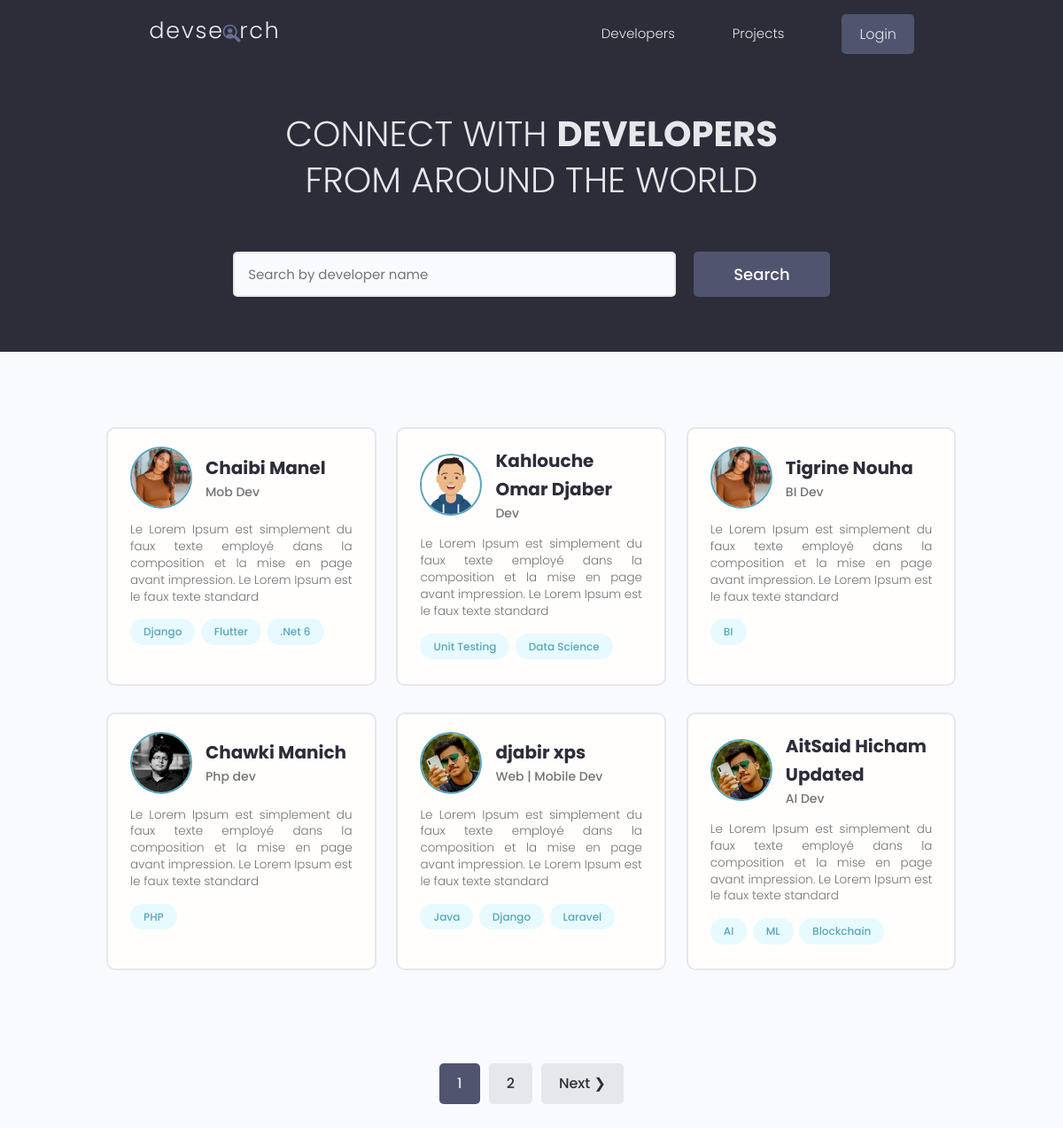
The page / on the database its author committed.
### users/models.py (models this page shows, shortened)
class Profile(models.Model):
    user = models.OneToOneField(
        User, on_delete=models.CASCADE, null=True, blank=True)
    name = models.CharField(max_length=200, blank=True, null=True)
    email = models.EmailField(max_length=500, blank=True, null=True)
    username = models.CharField(max_length=200, blank=True, null=True)
    location = models.CharField(max_length=200, blank=True, null=True)
    short_intro = models.CharField(max_length=200, blank=True, null=True)
    bio = models.TextField(blank=True, null=True)
    profile_image = models.ImageField(
        null=True, blank=True, upload_to='profiles/', default="profiles/user-default.png")
    social_github = models.CharField(max_length=200, blank=True, null=True)
    social_twitter = models.CharField(max_length=200, blank=True, null=True)
    social_linkedin = models.CharField(max_length=200, blank=True, null=True)
    social_youtube = models.CharField(max_length=200, blank=True, null=True)
    social_website = models.CharField(max_length=200, blank=True, null=True)
    created = models.DateTimeField(auto_now_add=True)
    id = models.UUIDField(default=uuid.uuid4, unique=True,
                          primary_key=True, editable=False)
    @property
    def imageURL(self):
        try:
            url = self.profile_image.url
        except:
            url = ''
        return url

class Skill(models.Model):
    owner = models.ForeignKey(
        Profile, on_delete=models.CASCADE, null=True, blank=True)
    name = models.CharField(max_length=200, blank=True, null=True)
    description = models.TextField(null=True, blank=True)
    created = models.DateTimeField(auto_now_add=True)
    id = models.UUIDField(default=uuid.uuid4, unique=True,
                          primary_key=True, editable=False)
    def __str__(self):
        return str(self.name)

### users/views.py (the view)
# urls.py: path('', views.profiles, name="profiles"),
def profiles(request):
    profiles,search_query = searchProfiles(request)
    custom_range,profiles = paginationProfiles(request,profiles,6)
    context = {
        'profiles': profiles,
        'search_query':search_query,
        'custom_range':custom_range
    }
    return render(request, 'users/profiles.html', context)

### users/utils.py (called while the page is built)
def searchProfiles(request):
    search_query = ''
    if request.GET.get('search_query'):
        search_query = request.GET.get('search_query')
    skills = Skill.objects.filter(name__icontains=search_query)
    profiles = Profile.objects.distinct().filter(
        Q(name__icontains = search_query) |
        Q(short_intro__icontains = search_query) |
        Q(skill__in = skills)
    )
    return profiles,search_query

def paginationProfiles(request,profiles,results):
    page = request.GET.get('page')
    paginator = Paginator(profiles,results)
    try:
        profiles = paginator.page(page)
    except PageNotAnInteger:
        page = 1
        profiles = paginator.page(page)
    except EmptyPage:
        page = paginator.num_pages
        profiles = paginator.page(page)
    leftIndex = (int(page) - 1)
    if leftIndex < 1:
        leftIndex = 1
    rightIndex = (int(page) + 2)
    if rightIndex > paginator.num_pages:
        rightIndex = paginator.num_pages + 1
    custom_range = range(leftIndex,rightIndex)
    return custom_range , profiles

### users/templates/users/profiles.html (shortened to what this page needs)
{% extends 'main.html' %}
{% block content %}
<main class="home">
    <section class="hero-section text-center">
        <div class="container container--narrow">
            <div class="hero-section__box">
                <h2>CONNECT WITH <span>DEVELOPERS</span></h2>
                <h2>FROM AROUND THE WORLD</h2>
            </div>
            <div class="hero-section__search">
                <form id="searchForm" class="form" action="{% url 'profiles' %}" method="get">
                  <div class="form__field">
                    <input class="input input--text" id="formInput#search" type="text" name="search_query"
                      value="{{search_query}}" placeholder="Search by developer name" />
                  </div>
                  <input class="btn btn--sub btn--lg" type="submit" value="Search" />
                </form>
              </div>
        </div>
    </section>
    <section class="devlist">
        <div class="container">
            <div class="grid grid--three">
                {% for profile in profiles %}
                <div class="column card">
                    <div class="dev">
                        <a href="{% url 'user-profile' profile.id %}" class="card__body">
                            <div class="dev__profile">
                                <img class="avatar avatar--md" src="{{ profile.imageURL }}" alt="image" />
                                <div class="dev__meta">
                                    <h3>{{profile.name}}</h3>
                                    <h5>{{profile.short_intro|slice:"60"}}</h5>
                                </div>
                            </div>
                            <p class="dev__info">{{profile.bio|slice:"150"}}</p>
                            <div class="dev__skills">
                                {% for skill in profile.skill_set.all|slice:"5" %}
                                <span class="tag tag--pill tag--main">
                                    <small>{{skill}}</small>
                                </span>
                                {% endfor %}
                            </div>
                        </a>
                    </div>
                </div>
                {% endfor %}
            </div>
        </div>
    </section>
    {% include 'pagination.html' with queryset=profiles custom_range=custom_range %}
</main>
{% endblock content %}

### static/styles/app.css (style rules this page uses)
:root { --color-sub: #2d2d39; }
.btn--sub { background-color: var(--color-sub-light); }
.card { border: 2px solid var(--color-light); }
img { width: 100%; }
.hero-section { height: 40vh; display: flex; align-items: center; background-color: var(--color-sub); }
.hero-section__box { margin-bottom: 4rem; }
.hero-section__box > h2, .hero-section__box > h2 > span { font-size: 4rem; color: var(--color-light); line-height: 1.3; text-transform: uppercase; }
.hero-section__box > h2 { font-weight: 300; }
.hero-section__box > h2 > span { font-weight: 700; }
.hero-section__search > .form { display: flex; align-items: center; justify-content: center; gap: 2rem; }
.hero-section__search > .form input.input--text { width: 50rem; }
.devlist { margin-top: 8rem; }
.devlist .grid { align-items: stretch; }
.devlist .dev .dev__profile { display: flex; align-items: center; gap: 1.5rem; }
.devlist .dev .dev__meta h3 { color: var(--color-sub); font-size: 2rem; font-weight: 700; }
.devlist .dev .dev__meta h5 { color: var(--color-text); font-size: 1.4rem; font-weight: 500; }
.devlist .dev .dev__info { margin: 1.5rem 0; font-size: 1.35rem; line-height: 1.4; text-align: justify; }

### static/uikit/styles/modules/_variables.css (style rules this page uses)
:root { --color-main: #5aa5b9; --color-main-light: #e6faff; --color-sub: #3f4156; --color-sub-light: #51546e; --color-sub-lighter: #ededfd; --color-text: #737373; --color-gray: #8b8b8b; --color-light: #e5e7eb; --color-light-gray: #767676; --color-bg: #f8fafd; --color-white: #fffefd; --color-white-light: #f3f3f3; --color-success: #359e64; --color-success-bg: #def8e8; --color-error: #fc4b0b; --color-error-bg: #fff2ee; --font-base: 'Poppins', arial, helvetica, 'Segoe UI', roboto, ubuntu, sans-serif; --font-monospace: 'Fira Code', 'Courier New', courier, monospace; --font-regular: 300; --font-medium: 500; --font-bold: 700; --generic-shadow: 1px 1px 5px #00000010; --generic-transition: all 0.3s ease-in-out; }

### static/uikit/styles/modules/_base.css (style rules this page uses)
* { margin: 0; padding: 0; box-sizing: border-box; text-rendering: optimizeLegibility; color: inherit; font-size: inherit; }
html { font-size: 50%; }
@media only screen and (min-width: 480px) { html { font-size: 56.25%; } }
@media only screen and (min-width: 1200px) { html { font-size: 62.5%; } }
body { line-height: 1.6; font-weight: 400; font-size: 1.5rem; color: var(--color-text); background-color: var(--color-bg); min-height: 100vh; }

### static/uikit/styles/modules/_typography.css (style rules this page uses)
* { font-family: var(--font-base); }
h2 { font-size: 3.6rem; font-weight: var(--font-bold); }
h3 { font-size: 3.2rem; font-weight: var(--font-medium); }
h5 { font-size: 2.4rem; font-weight: var(--font-medium); }
h5, h6 { font-weight: var(--font-regular); }
p, span, strong { font-size: 1.6rem; color: var(--color-text); font-weight: var(--font-regular); }
a { padding-bottom: 2px; text-decoration: none; display: inline-block; color: var(--color-main); font-weight: var(--font-medium); }

### static/uikit/styles/modules/_utilities.css (style rules this page uses)
.container { width: 92%; max-width: 165rem; margin: 0 auto; box-sizing: border-box; }
.container--narrow { width: 92%; max-width: 120rem; }
@media screen and (min-width: 1000px) { .container { width: 90%; } }
@media screen and (min-width: 1000px) { .container--narrow { width: 85%; } }
@media screen and (min-width: 1200px) { .container { width: 80%; } }
@media screen and (min-width: 1200px) { .container--narrow { width: 72%; } }
.text-center { text-align: center; }

### static/uikit/styles/modules/_avatar.css (style rules this page uses)
.avatar { border-radius: 50%; border: 2px solid var(--color-main); object-fit: cover; }
.avatar--md { height: 7rem; width: 7rem; }

### static/uikit/styles/modules/_button.css (style rules this page uses)
.btn { display: inline-block; position: relative; cursor: pointer; background-color: var(--color-light); font-weight: var(--font-medium); color: var(--color-sub); text-decoration: none; padding: 1rem 2rem; border-radius: 0.5rem; border: none; width: -webkit-fit-content; width: -moz-fit-content; width: fit-content; height: -webkit-fit-content; height: -moz-fit-content; height: fit-content; font-size: 1.6rem; outline-width: 0; outline-color: transparent; -webkit-backface-visibility: hidden; backface-visibility: hidden; transition: all 0.3s ease-in-out; }
.btn--sub { background-color: var(--color-sub); color: var(--color-white); }
.btn--lg { font-size: 1.8rem; padding: 1.2rem 4.5rem; }

### static/uikit/styles/modules/_card.css (style rules this page uses)
.card { border-radius: 1rem; background-color: var(--color-white); border: 1.5px solid var(--color-light); width: auto; height: auto; margin-top: 0.5rem; margin-bottom: 0.5rem; overflow: hidden; }
.card__body, .card__header { padding: 2rem 2.5rem; }

### rows shown on the page
Profile: imageURL (picture), name "Chaibi Manel", short_intro "Mob Dev", bio "Le Lorem Ipsum est simplement du faux texte employé dans la composition et la mise en page avant impression. Le Lorem Ipsum est le faux texte standard"
Skill: name "Django"
Skill: name "Flutter"
Skill: name ".Net 6"
Profile: imageURL (picture), name "Kahlouche Omar Djaber", short_intro "Dev", bio "Le Lorem Ipsum est simplement du faux texte employé dans la composition et la mise en page avant impression. Le Lorem Ipsum est le faux texte standard"
Skill: name "Unit Testing"
Skill: name "Data Science"
Profile: imageURL (picture), name "Tigrine Nouha", short_intro "BI Dev", bio "Le Lorem Ipsum est simplement du faux texte employé dans la composition et la mise en page avant impression. Le Lorem Ipsum est le faux texte standard"
Skill: name "BI"
Profile: imageURL (picture), name "Chawki Manich", short_intro "Php dev", bio "Le Lorem Ipsum est simplement du faux texte employé dans la composition et la mise en page avant impression. Le Lorem Ipsum est le faux texte standard"
Skill: name "PHP"
Profile: imageURL (picture), name "djabir xps", short_intro "Web | Mobile Dev", bio "Le Lorem Ipsum est simplement du faux texte employé dans la composition et la mise en page avant impression. Le Lorem Ipsum est le faux texte standard"
Skill: name "Java"
Skill: name "Django"
Skill: name "Laravel"
Profile: imageURL (picture), name "AitSaid Hicham Updated", short_intro "AI Dev", bio "Le Lorem Ipsum est simplement du faux texte employé dans la composition et la mise en page avant impression. Le Lorem Ipsum est le faux texte standard"
Skill: name "AI"
Skill: name "ML"
Skill: name "Blockchain"

### other values the page prints
{{ page }} "1"
{{ page }} "2"
